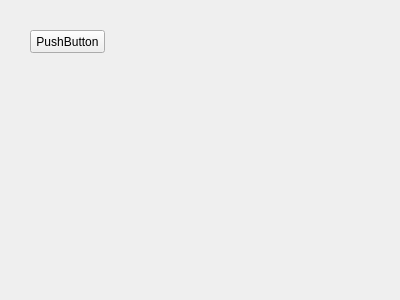
<?xml version="1.0" encoding="UTF-8"?>
<ui version="4.0">
 <class>ThreadDemo03Widget</class>
 <widget class="QWidget" name="ThreadDemo03Widget">
  <property name="geometry">
   <rect>
    <x>0</x>
    <y>0</y>
    <width>400</width>
    <height>300</height>
   </rect>
  </property>
  <property name="windowTitle">
   <string>ThreadDemo03Widget</string>
  </property>
  <widget class="QPushButton" name="test01Button">
   <property name="geometry">
    <rect>
     <x>30</x>
     <y>30</y>
     <width>75</width>
     <height>23</height>
    </rect>
   </property>
   <property name="text">
    <string>PushButton</string>
   </property>
  </widget>
 </widget>
 <layoutdefault spacing="6" margin="11"/>
 <resources/>
 <connections>
  <connection>
   <sender>test01Button</sender>
   <signal>clicked()</signal>
   <receiver>ThreadDemo03Widget</receiver>
   <slot>test01ButtonClicked()</slot>
   <hints>
    <hint type="sourcelabel">
     <x>71</x>
     <y>38</y>
    </hint>
    <hint type="destinationlabel">
     <x>74</x>
     <y>-16</y>
    </hint>
   </hints>
  </connection>
 </connections>
 <slots>
  <slot>test01ButtonClicked()</slot>
 </slots>
</ui>
